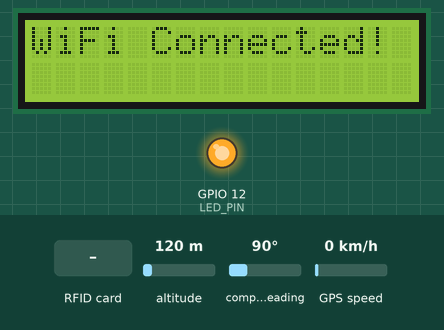
This sketch was run on a simulated ESP32. Shown: 16×2 character LCD, output pins drawn as LEDs (lit = HIGH). Inputs (shaded band) come from the test bench; at power-on: altitude 120 m, compass heading 90°, GPS speed 0 km/h. WiFi joins after 1.5 s; servers stay silent unless stated; uploads are accepted with an empty reply; the GPS gets a fix after 3 s at 37.7749, -122.4194 with 8 satellites; what the sketch prints to the serial monitor is not drawn.

Above: at 2.8 s.
2.9 s: RFID card 11 11 11 11 held to the reader
At 5.1 s:
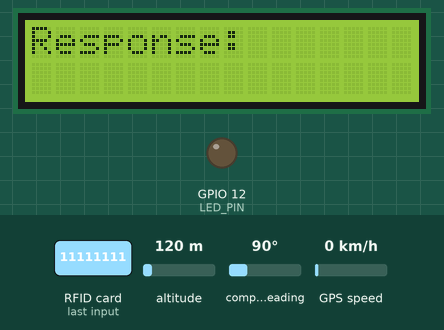
At 6.3 s:
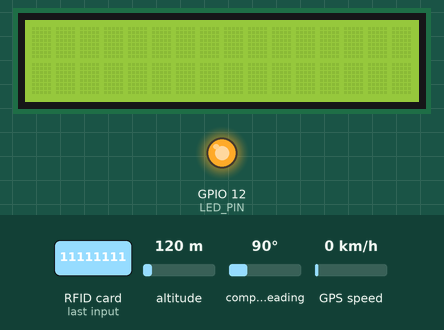
7.0 s: RFID card 5E 7A 19 C4 held to the reader
At 7.9 s:
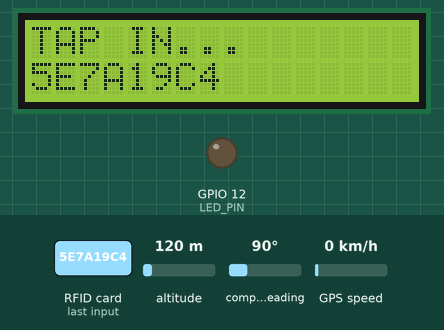
Timing chart, 0 to 11.8 s (numbered marks = the images above; inputs shaded):
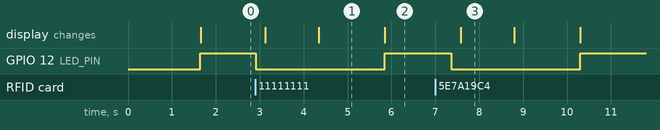

The sketch:

esp32.ino
```cpp
#include <TinyGPS++.h>
#include <HardwareSerial.h>
#include <WiFi.h>
#include <HTTPClient.h>
#include <SPI.h>
#include <MFRC522v2.h>
#include <MFRC522DriverSPI.h>
#include <MFRC522DriverPinSimple.h>
#include <LiquidCrystal_I2C.h>

const char* ssid = "ARV";
const char* password = "11111111";
const char* serverURL = "http://*/easygo/api/rfid-auth.php";
const char* statusCheckURL = "http://*/easygo/api/check-last-action.php";

HardwareSerial GPS(2);
TinyGPSPlus gps;

MFRC522DriverPinSimple ss_pin(5);
MFRC522DriverSPI driver{ss_pin};
MFRC522 mfrc522{driver};

#define LED_PIN 12

LiquidCrystal_I2C lcd(0x27, 16, 2);

void setup() {
  Serial.begin(115200);
  WiFi.begin(ssid, password);
  lcd.init();
  lcd.backlight();
  lcd.setCursor(0, 0);
  lcd.print("Connecting WiFi");

  while (WiFi.status() != WL_CONNECTED) {
    delay(500);
    Serial.print(".");
  }

  Serial.println(" Connected!");
  lcd.clear();
  lcd.print("WiFi Connected!");

  GPS.begin(9600, SERIAL_8N1, 16, 17);
  SPI.begin();
  mfrc522.PCD_Init();
  Serial.println("RFID Initialized");

  pinMode(LED_PIN, OUTPUT);
  digitalWrite(LED_PIN, HIGH);
}

void loop() {
  while (GPS.available()) {
    gps.encode(GPS.read());
  }

  if (!mfrc522.PICC_IsNewCardPresent() || !mfrc522.PICC_ReadCardSerial()) return;

  digitalWrite(LED_PIN, LOW);
  String uid = "";
  for (byte i = 0; i < mfrc522.uid.size; i++) {
    uid += (mfrc522.uid.uidByte[i] < 0x10 ? "0" : "");
    uid += String(mfrc522.uid.uidByte[i], HEX);
  }
  uid.toUpperCase();

  float lat = gps.location.isValid() ? gps.location.lat() : 0.0;
  float lng = gps.location.isValid() ? gps.location.lng() : 0.0;

  String action = "tap_in";  // Default fallback

  if (WiFi.status() == WL_CONNECTED) {
    HTTPClient http;
    http.begin(statusCheckURL);
    http.addHeader("Content-Type", "application/x-www-form-urlencoded");
    String checkData = "rfid_uid=" + uid;
    int statusCode = http.POST(checkData);
    String lastAction = http.getString();
    http.end();

    if (statusCode == 200) {
      lastAction.trim();
      if (lastAction == "tap_in") {
        action = "tap_out";
      } else {
        action = "tap_in";
      }
    } else {
      Serial.println("Status check failed");
    }

    Serial.println("Card: " + uid);
    Serial.println("Action: " + action);

    lcd.clear();
    lcd.setCursor(0, 0);
    lcd.print(action == "tap_in" ? "TAP IN..." : "TAP OUT...");
    lcd.setCursor(0, 1);
    lcd.print(uid.substring(0, 10));
    delay(1000);

    HTTPClient authHttp;
    authHttp.begin(serverURL);
    authHttp.addHeader("Content-Type", "application/x-www-form-urlencoded");

    String postData = "rfid_uid=" + uid + "&action=" + action + "&lat=" + String(lat, 6) + "&lng=" + String(lng, 6);
    int httpCode = authHttp.POST(postData);
    String response = authHttp.getString();

    Serial.println("Server response: " + response);

    lcd.clear();
    lcd.setCursor(0, 0);
    lcd.print("Response:");
    lcd.setCursor(0, 1);
    lcd.print(response.substring(0, 16));

    delay(1500);
    lcd.clear();
    authHttp.end();
  } else {
    lcd.clear();
    lcd.setCursor(0, 0);
    lcd.print("WiFi not connected");
  }

  digitalWrite(LED_PIN, HIGH);
  mfrc522.PICC_HaltA();
  delay(1500);
}
```

Measured:
- after the input at 2.9 s, GPIO 12 (LED_PIN): HIGH → LOW at once, → HIGH 2.9 s later; the display: first changes after 0.23 s (image 1 shows a later state)
- after the input at 7.0 s, GPIO 12 (LED_PIN): HIGH → LOW after 0.36 s, → HIGH 2.9 s later; the display: changes after 0.58 s (image 3)
- what the display in image 1 shows lasts 1.5 s, from 4.3 s to 5.8 s
- what the display in image 3 shows lasts 1.2 s, from 7.6 s to 8.8 s
